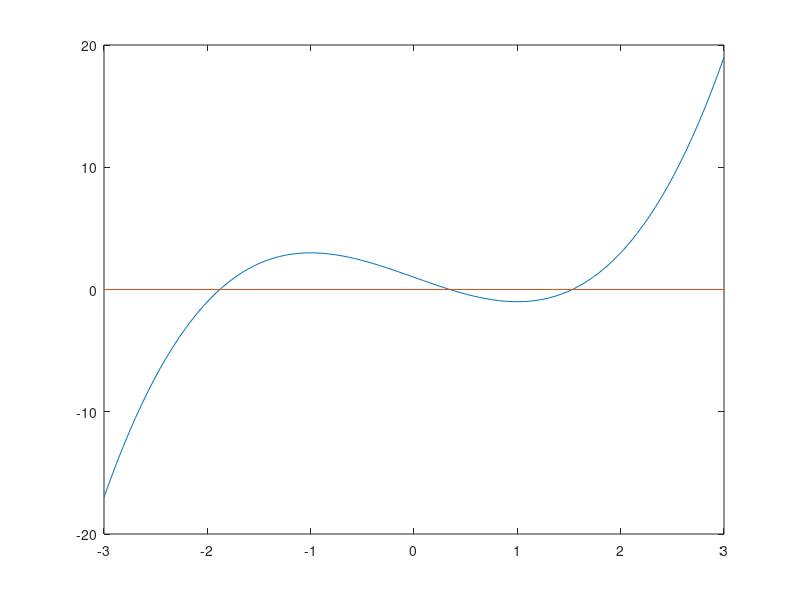
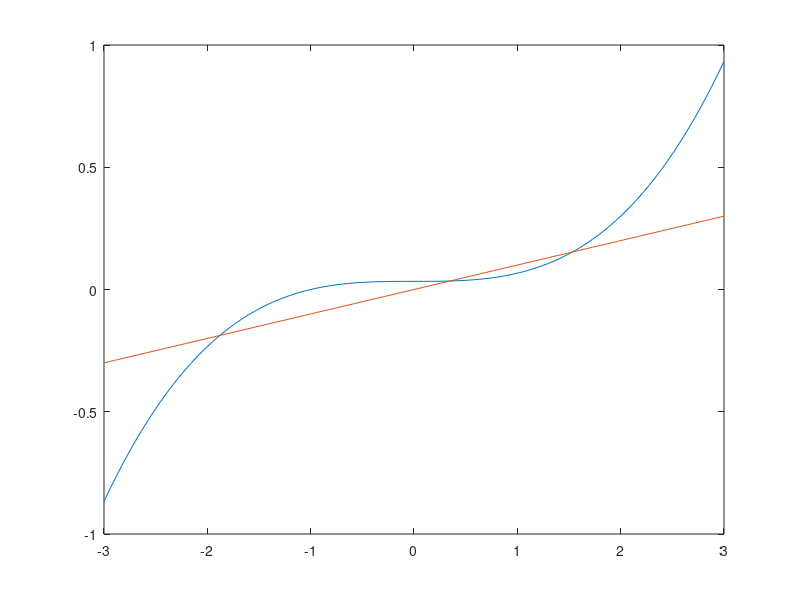

Recreate these plots in MATLAB, in order.
clear
% Define the function
f = @(x) x.^3 - 3*x +1;
% Plot
x = linspace(-3, 3, 100);
plot(x, f(x), [-3 3], [0, 0])
% Check analytical roots
f(-2*cos(pi/9))
f(-sqrt(3)*sin(pi/9) + cos(pi/9))
% Methods for finding the roots`
%  - Brent's methods
fzero(f, -3)
fzero(f, 0)
fzero(f, 2)
%  - Newton's method
df = @(x) 3*x.^2 - 3;
x(1) = -3.0;
err_tol  = 0.00001;
max_iter = 10;
for i = 1:max_iter
    x(i+1) = x(i)-((f(x(i)))/df(x(i)));
    err(i) = abs((x(i+1)-x(i))/x(i));
    if err(i) < err_tol
        break
    end
end
root=x(i);
disp(root)
%  - Fixed-point iteration
%    Note: we need to multiply by a factor to satisfy the convergence 
%          condition, |g'| < 1, for fixed-point iteration 
g = @(x) 0.1*((x.^3)/3 + 1/3);
x = linspace(-3, 3, 100);
figure
plot(x,g(x), x, x/10)
%
y0 = -3./10;
err_tol  = 0.00001;
max_iter = 100;
for i = 1:max_iter
    y = 10*g(y0);
    err = abs(y-y0);
    if err < err_tol
        break
    end
    y0 = y;
end
disp(y);
